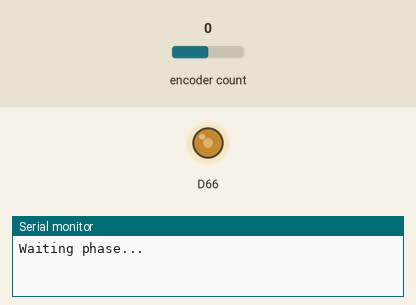
Recording of a sketch running on a simulated Arduino Due. Shown: output pins drawn as LEDs (lit = HIGH), the last lines printed to the serial monitor. The inputs (shaded band) are chosen by the test bench; at power-on: encoder count 0.

Above: at 0.1 s.
At 11.6 s:
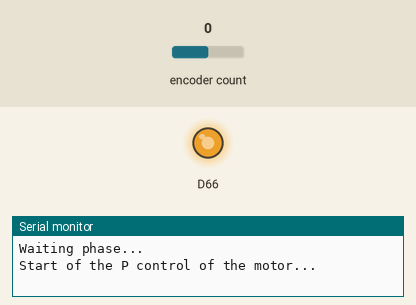
Timing chart, 0 to 21.5 s (numbered marks = the images above):
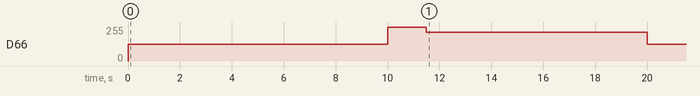

Measured:
- by itself, D66: 0/255 → 127/255 at 0.00 s, → 255/255 10.0 s later, → 215/255 1.5 s later, → 127/255 8.5 s later

The sketch:

Control_velocity_CRP.ino
```cpp
//code for the P control of the angular velocity of the motor


#include <Encoder.h>

Encoder myEnc(47, 37);                                    // definiton of the Arduino digital pins for the encoder
float current_time;
float previous_time;
unsigned long time0;

float t_cycle=1000;                                       // sampling period (in microsecondqs ; 1000 = 1ms)
int t_exp = 10000000;
int nb_cycles = t_exp/t_cycle;                            // duration of the motor control experiment (in microseconds)
int t_start = 10000000;                                   // start time of the motor control
int t_end = 20000000;                                     // end time of the motor control

// Saving of the data in lists
float cmd_sav[1000];                                      // saving list of commands data
float time_sav[1000];                                     // saving list of time data
float vel_sav[1000];                                      // saving list of system angular velocity data
unsigned long t_cycle_sav[1000];

float vel;                                                // angular velocity of the system
float newTime;                                            // involved in velocity calculation
float oldTime = 0;                                        // involved in velocity calculation
long oldPosition  = 0;                                    // involved in velocity calculation


float kp = 0.15;                                          // inner loop P controller gain
float cmd = 0;                                            // output of the inner loop P controller
float cmd_I;                                              // output of the inner loop P controller (in A)
float sp_vel = 3.15;                                      // setpoint of the system angular velocity (in rad/s)
int k;

void setup(){
  Serial.begin(9600);
  analogWriteResolution(12);
  Serial.println("Waiting phase... ");
}

void loop(){
  while (micros()<t_start){                              // waiting phase of duration t_mot to enable the motor with the switch
    analogWrite(DAC0, 2048);
  }

  while (micros()>=t_start and micros()<t_end){          // start of the velocity control
  Serial.println("Start of the P control of the motor... ");
  time0 = micros();
  previous_time=time0;


  for (int j = 0; j < nb_cycles; j = j + 1) {
    current_time = micros();
    long newPosition = myEnc.read();                    // reading of the motor angular position via the encoder
    if (newPosition < oldPosition){
      newPosition = 0;
    }
    vel = ((newPosition - oldPosition) / (t_cycle)) * 6.28 * 100 / 7;          // system angular velocity calculation
    oldPosition = newPosition;

    if (micros()<t_start+1500000){                     // velocity step profile
    sp_vel = 5.5;
  }
  else if (micros()>=t_start+1500000){
    sp_vel = 3;
  }

    float error_vel = sp_vel - vel;                    // system angular velocity error
    cmd_I = kp*error_vel;                              // inner loop P controller command
    cmd = int((cmd_I+0.652)*4095/(2*0.652));           // conversion of the inner loop command into Arduino output voltage


    if (cmd < 0){                                      // normalization of the P controller command
        cmd = 0;
      }
    else if (cmd > 4095){
        cmd = 4095;
      }
    analogWrite(DAC0, cmd);                            // command signal sent to the motor driver

    if (j %10 == 0) {                                  // saving of the data in lists every 10ms
        k = j/10;
        cmd_sav[k] = cmd;
        time_sav[k]=(current_time-t_start)/1000000.0;
        vel_sav[k]=vel;
        //t_cycle_sav[j]=current_time-previous_time;
    }


    previous_time=current_time;
     while(micros()-time0 < (j+1)*t_cycle){
      }
  }

    analogWrite(DAC0, 2048);
    Serial.println("Display of the saved data... ");
for (int j = 0; j < nb_cycles/10; j = j + 1) {
  Serial.print(vel_sav[j],3);
  Serial.print(", \t");
  Serial.print(cmd_sav[j]);
  Serial.print(", \t");
  //Serial.print(" ; t_cycle : ");
  //Serial.print(t_cycle_sav[j]);
  //Serial.print(" ; Temps : ");
  Serial.println(time_sav[j],3);
}

}
}
```
